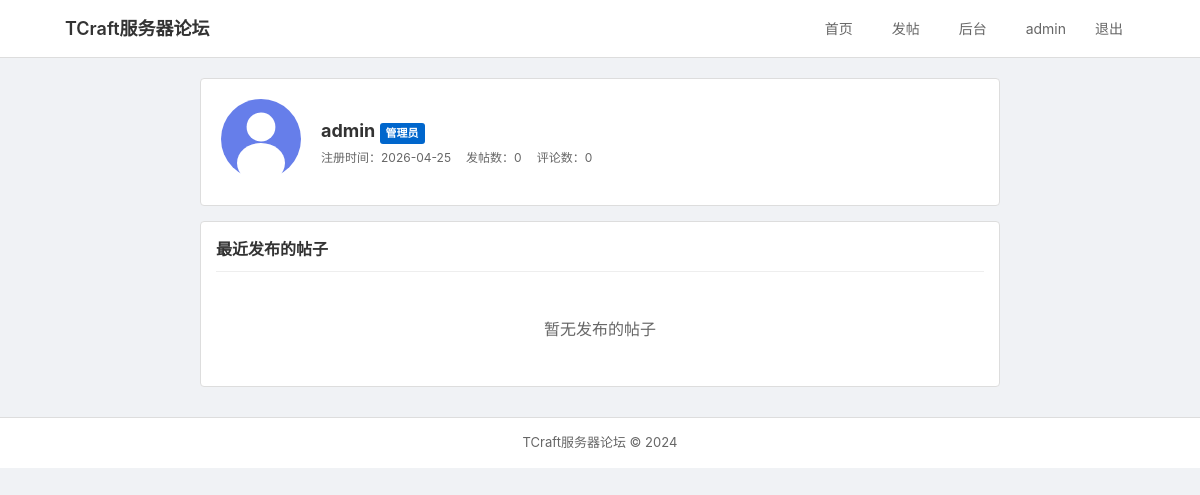
Page /auth/profile/admin (signed in) on the committed database.
### app/models.py (models this page shows, shortened)
class User(UserMixin, db.Model):
    id = db.Column(db.Integer, primary_key=True)
    username = db.Column(db.String(64), index=True, unique=True)
    email = db.Column(db.String(120), index=True, unique=True)
    password_hash = db.Column(db.String(128))
    avatar = db.Column(db.String(200), default='default_avatar.svg')
    signature = db.Column(db.String(200))
    is_admin = db.Column(db.Boolean, default=False)
    is_banned = db.Column(db.Boolean, default=False)
    created_at = db.Column(db.DateTime, default=datetime.utcnow)
    posts = db.relationship('Post', backref='author', lazy='dynamic')
    comments = db.relationship('Comment', backref='author', lazy='dynamic')

### app/routes/auth.py (the view)
@auth.route('/profile/<username>')
def profile(username):
    user = User.query.filter_by(username=username).first_or_404()
    posts = user.posts.order_by(Post.created_at.desc()).limit(10).all()
    return render_template('auth/profile.html', user=user, posts=posts)

### app/__init__.py (called while the page is built)
def create_app(config_class=Config):
    app = Flask(__name__)
    app.config.from_object(config_class)
    db.init_app(app)
    login_manager.init_app(app)
    csrf.init_app(app)
    from app.models import User
    @login_manager.user_loader
    def load_user(id):
        return User.query.get(int(id))
    from app.routes.auth import auth as auth_blueprint
    app.register_blueprint(auth_blueprint, url_prefix='/auth')
    from app.routes.main import main as main_blueprint
    app.register_blueprint(main_blueprint)
    from app.routes.forum import forum as forum_blueprint
    app.register_blueprint(forum_blueprint, url_prefix='/forum')
    with app.app_context():
        db.create_all()
    return app

### app/templates/auth/profile.html (shortened to what this page needs)
{% extends "base.html" %}
{% block content %}
<div class="profile-container">
    <div class="profile-header">
        <div class="profile-avatar">
            <img src="{{ url_for('static', filename='images/' + user.avatar) }}" alt="{{ user.username }}">
        </div>
        <div class="profile-info">
            <h1>{{ user.username }}
                {% if user.is_admin %}<span class="badge badge-admin">管理员</span>{% endif %}
            </h1>
            <div class="profile-meta">
                <span>注册时间：{{ user.created_at.strftime('%Y-%m-%d') }}</span>
                <span>发帖数：{{ user.posts.count() }}</span>
                <span>评论数：{{ user.comments.count() }}</span>
            </div>
        </div>
    </div>
    <div class="profile-content">
        <h2>最近发布的帖子</h2>
        <div class="post-list">
            {% if not posts %}
            <div class="empty-state">
                <p>暂无发布的帖子</p>
            </div>
            {% endif %}
        </div>
    </div>
</div>
{% endblock %}

### app/templates/base.html (shortened to what this page needs)
<!DOCTYPE html>
<html lang="zh-CN">
<head>
    <link rel="stylesheet" href="{{ url_for('static', filename='css/style.css') }}">
</head>
<body>
    <nav class="navbar">
        <div class="nav-container">
            <a href="{{ url_for('main.index') }}" class="nav-brand">TCraft服务器论坛</a>
            <div class="nav-menu">
                <a href="{{ url_for('main.index') }}" class="nav-link">首页</a>
                {% if current_user.is_authenticated %}
                    {% if current_user.is_banned %}
                    <span class="nav-link banned-tag">已封禁</span>
                    {% else %}
                    <a href="{{ url_for('forum.create_post') }}" class="nav-link">发帖</a>
                    {% endif %}
                    {% if current_user.is_admin %}
                    <a href="{{ url_for('forum.admin') }}" class="nav-link">后台</a>
                    {% endif %}
                    <div class="nav-user">
                        <a href="{{ url_for('auth.profile', username=current_user.username) }}" class="nav-link">{{ current_user.username }}</a>
                        <a href="{{ url_for('auth.logout') }}" class="nav-link">退出</a>
                    </div>
                {% else %}
                    <a href="{{ url_for('auth.login') }}" class="nav-link">登录</a>
                    <a href="{{ url_for('auth.register') }}" class="nav-link">注册</a>
                {% endif %}
            </div>
        </div>
    </nav>
    <div class="container">
        {% block content %}{% endblock %}
    </div>
    <footer class="footer">
        <div class="container">
            <p>TCraft服务器论坛 &copy; 2024</p>
        </div>
    </footer>
</body>
</html>

### app/static/css/style.css (style rules this page uses)
* { margin: 0; padding: 0; box-sizing: border-box; }
body { font-family: -apple-system, BlinkMacSystemFont, 'Segoe UI', Roboto, sans-serif; background: #f0f2f5; color: #333; line-height: 1.5; }
.container { max-width: 1100px; margin: 0 auto; padding: 0 15px; }
.navbar { background: #fff; border-bottom: 1px solid #ddd; padding: 12px 0; }
.nav-container { max-width: 1100px; margin: 0 auto; padding: 0 15px; display: flex; justify-content: space-between; align-items: center; }
.nav-brand { font-size: 18px; font-weight: 600; color: #333; text-decoration: none; }
.nav-menu { display: flex; align-items: center; gap: 15px; }
.nav-link { color: #666; text-decoration: none; padding: 6px 12px; font-size: 14px; }
.nav-user { display: flex; align-items: center; gap: 5px; }
.post-list { display: flex; flex-direction: column; gap: 8px; }
.badge { display: inline-block; padding: 2px 6px; border-radius: 3px; font-size: 11px; margin-right: 4px; }
.badge-admin { background: #0066cc; color: white; }
.profile-container { max-width: 800px; margin: 20px auto; }
.profile-header { background: #fff; padding: 20px; border-radius: 4px; display: flex; align-items: center; gap: 20px; margin-bottom: 15px; border: 1px solid #ddd; }
.profile-avatar img { width: 80px; height: 80px; border-radius: 4px; object-fit: cover; }
.profile-info h1 { font-size: 18px; margin-bottom: 5px; }
.profile-meta { display: flex; gap: 15px; font-size: 12px; color: #666; }
.profile-content { background: #fff; padding: 15px; border-radius: 4px; border: 1px solid #ddd; }
.profile-content h2 { font-size: 16px; margin-bottom: 15px; padding-bottom: 10px; border-bottom: 1px solid #eee; }
.empty-state { text-align: center; padding: 30px; color: #666; }
.footer { background: #fff; border-top: 1px solid #ddd; text-align: center; padding: 15px; margin-top: 30px; font-size: 13px; color: #666; }

### rows in the picture
User: username "admin", avatar (placeholder picture), created_at "2026-04-25"

### other values in the picture
{{ user.posts.count() }} "0"
{{ user.comments.count() }} "0"
